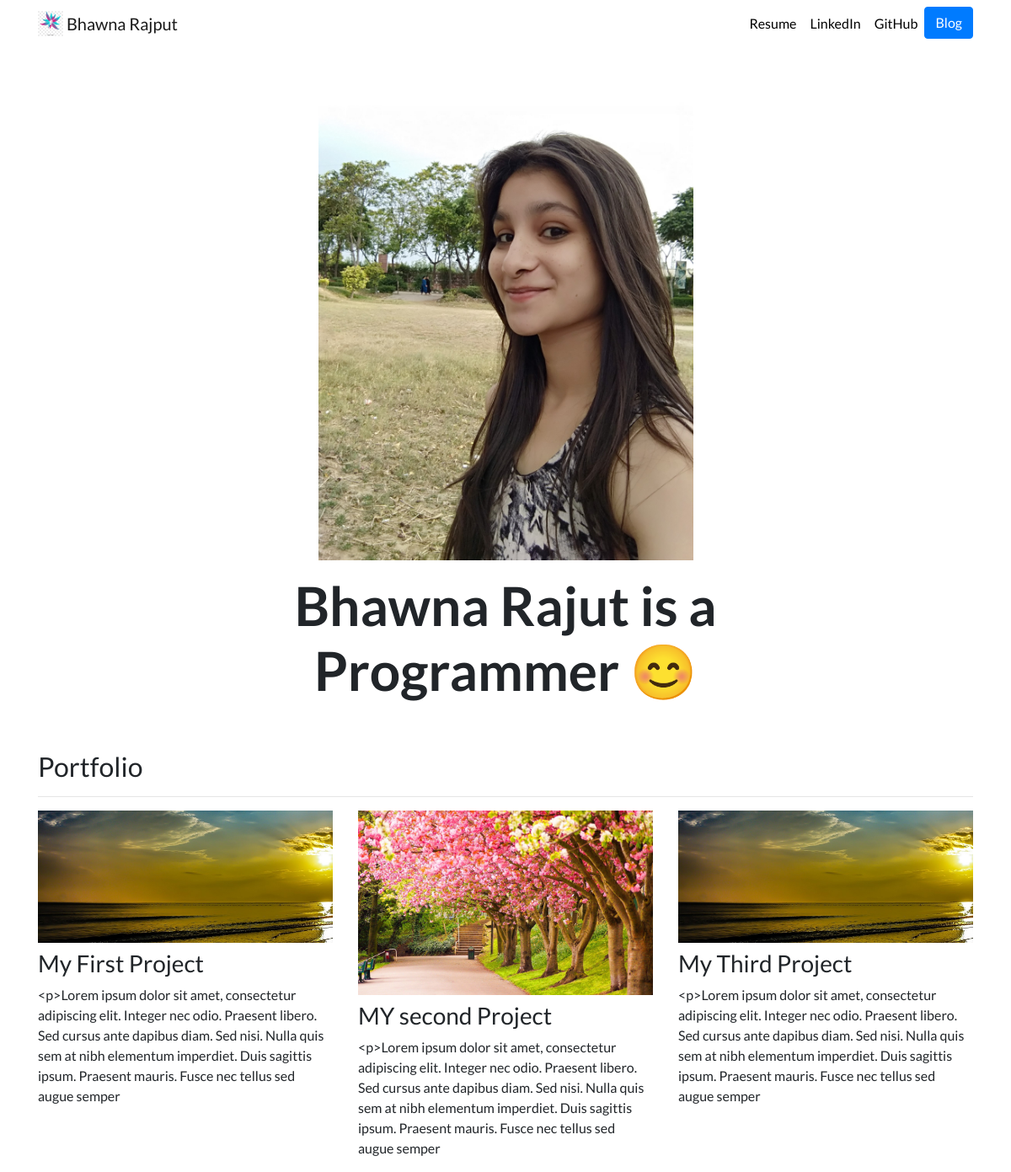
The page / on the database its author committed.
### portfolio/models.py (models this page shows, shortened)
class Project(models.Model):
    title = models.CharField(max_length = 100)
    description = models.CharField(max_length=250)
    image = models.ImageField(upload_to='portfolio/images/')
    url = models.URLField(blank=True)

### portfolio/views.py (the view)
# urls.py: 2. Add a URL to urlpatterns:  path('', views.home, name='home')
def home(request):
    projects = Project.objects.all()
    return render(request, 'portfolio/home.html', {'projects':projects})

### portfolio/templates/portfolio/home.html
{% extends "portfolio/base.html" %}
{% load static %}
{% block content %}
<div class="row justify-content-center my-3">
  <div class="col-5">
    <img src="{% static 'portfolio/bhawna.jpg' %}" class="img-fluid">
  </div>
</div>
<div class="row justify-content-center mb-3">
  <div class="col-md-9 text-center">
    <h1 id="hometext" class="font-weight-bold">Bhawna Rajut is a Programmer 😊</h1>
  </div>
</div>
<h2 class="mt-5">Portfolio</h2>
<hr>
<div class="row">
  {% for project in projects %}
  <div class="col-lg-4 col-md-6">
    {% if project.url %}
    <a href="{{ project.url }}">
      <img src="{{ project.image.url }}" class="img-fluid mb-2">
    </a>
    {% else %}
    <img src="{{ project.image.url }}" class="img-fluid mb-2">
    {% endif %}
    <h3>{{ project.title }}</h3>
    <p>{{ project.description }}</p>
  </div>
  {% endfor %}
</div>
{% endblock %}

### portfolio/templates/portfolio/base.html (shortened to what this page needs)
{% load static %}
<!doctype html>
<html lang="en">
<head>
  <link rel="stylesheet" href="https://stackpath.bootstrapcdn.com/bootstrap/4.4.1/css/bootstrap.min.css">
  <link rel="stylesheet" href="{% static "portfolio/custom.css" %}">
</head>
<body>
  <nav id="topNav" class="navbar navbar-expand-md navbar-light">
    <div class="container">
      <a class="navbar-brand" href="{% url 'home' %}">
        <img src="{% static "portfolio/Logo.png" %}" width="30" height="30" class="d-inline-block align-top" alt="Nick's Logo">
        <span>Bhawna Rajput</span>
      </a>
      <div class="collapse navbar-collapse text-center" id="navbarNav">
        <ul class="navbar-nav ml-auto">
          <li class="nav-item">
            <a class="nav-link" href="{% static "portfolio/Resume.pdf" %}">Resume</a>
          </li>
          <li class="nav-item">
            <a class="nav-link" href="https://www.linkedin.com/in/kbhawna/" target="_blank">LinkedIn</a>
          </li>
          <li class="nav-item">
            <a class="nav-link" href="https://github.com/bhawna94110" target="_blank">GitHub</a>
          </li>
          <li>
            <a role="button" href="{% url 'blog:all_blogs' %}" class="btn btn-primary">Blog</a>
          </li>
        </ul>
      </div>
    </div>
  </nav>
  <div class="container">
    {% block content %}{% endblock %}
  </div>
</body>
</html>

### portfolio/static/portfolio/custom.css (style rules this page uses)
.navbar-nav .nav-link { color: rgba(0,0,0,1) !important; }
body { font-family: 'Lato', sans-serif; }
@media (min-width: 992px) { #hometext { font-size: 4rem; } }

### rows shown on the page
Project: image (picture), title "My First Project", description "<p>Lorem ipsum dolor sit amet, consectetur adipiscing elit. Integer nec odio. Praesent libero. Sed cursus ante dapibus diam. Sed nisi. Nulla quis sem at nibh elementum imperdiet. Duis sagittis ipsum. Praesent mauris. Fusce nec tellus sed augue semper"
Project: image (picture), title "MY second Project", description "<p>Lorem ipsum dolor sit amet, consectetur adipiscing elit. Integer nec odio. Praesent libero. Sed cursus ante dapibus diam. Sed nisi. Nulla quis sem at nibh elementum imperdiet. Duis sagittis ipsum. Praesent mauris. Fusce nec tellus sed augue semper"
Project: image (picture), title "My Third Project", description "<p>Lorem ipsum dolor sit amet, consectetur adipiscing elit. Integer nec odio. Praesent libero. Sed cursus ante dapibus diam. Sed nisi. Nulla quis sem at nibh elementum imperdiet. Duis sagittis ipsum. Praesent mauris. Fusce nec tellus sed augue semper"
